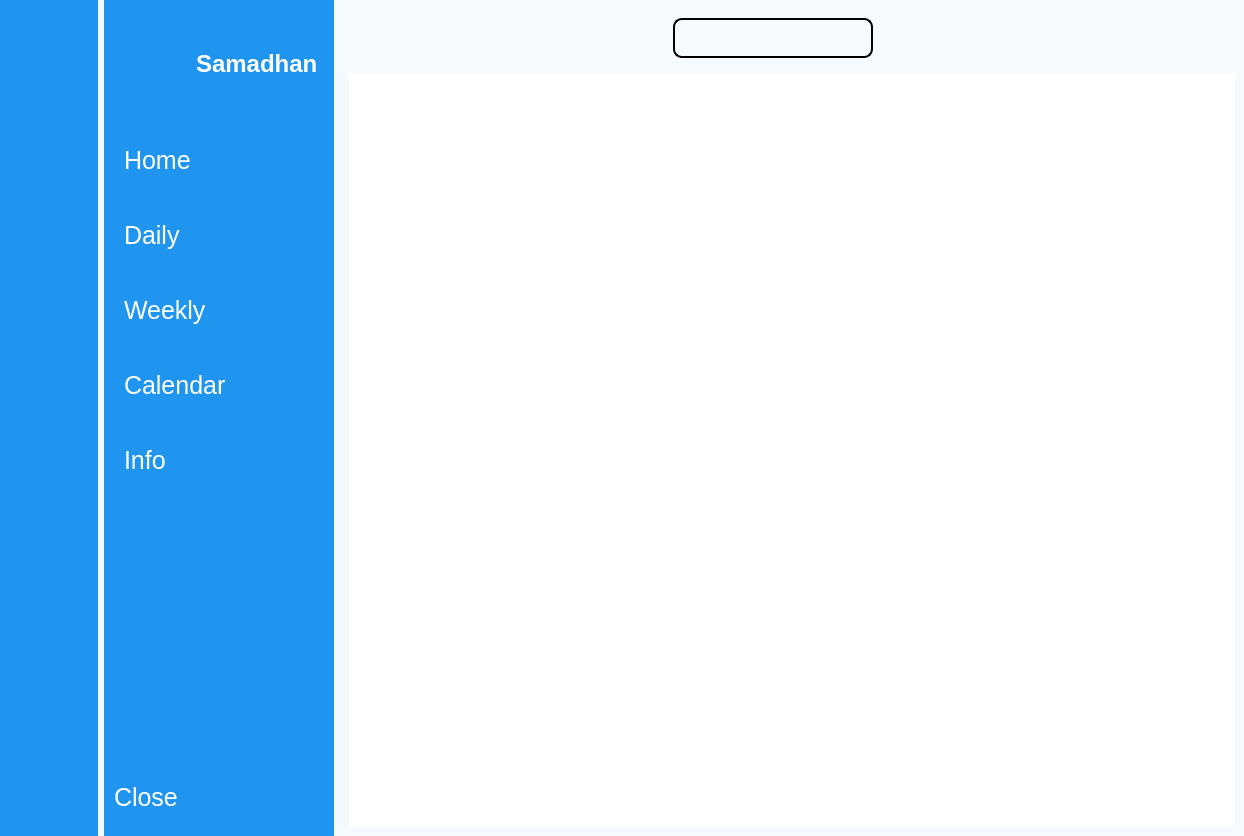
<?xml version="1.0" encoding="UTF-8"?>
<ui version="4.0">
 <class>MainWindow</class>
 <widget class="QMainWindow" name="MainWindow">
  <property name="geometry">
   <rect>
    <x>0</x>
    <y>0</y>
    <width>1244</width>
    <height>836</height>
   </rect>
  </property>
  <property name="windowTitle">
   <string>MainWindow</string>
  </property>
  <property name="styleSheet">
   <string notr="true">background-color: rgb(245, 250, 254);</string>
  </property>
  <widget class="QWidget" name="centralwidget">
   <layout class="QGridLayout" name="gridLayout">
    <property name="leftMargin">
     <number>0</number>
    </property>
    <property name="topMargin">
     <number>0</number>
    </property>
    <property name="rightMargin">
     <number>0</number>
    </property>
    <property name="bottomMargin">
     <number>0</number>
    </property>
    <item row="0" column="0">
     <widget class="QWidget" name="icon_only_widget" native="true">
      <property name="styleSheet">
       <string notr="true">QWidget{	
	background-color: rgb(31, 149, 239);
}
QPushButton{
	color: white;
	height: 60px;
	border:none;
	border-radius: 10px;
}
QPushButton:checked{
	background-color: #F5FAFE;
	color:#1F95EF;
	font-weight:bold;
}</string>
      </property>
      <layout class="QHBoxLayout" name="horizontalLayout_4">
       <item>
        <layout class="QVBoxLayout" name="verticalLayout_3">
         <item>
          <layout class="QHBoxLayout" name="horizontalLayout_3">
           <property name="bottomMargin">
            <number>20</number>
           </property>
           <item>
            <widget class="QLabel" name="profile_pic_1">
             <property name="minimumSize">
              <size>
               <width>80</width>
               <height>80</height>
              </size>
             </property>
             <property name="maximumSize">
              <size>
               <width>40</width>
               <height>40</height>
              </size>
             </property>
             <property name="text">
              <string/>
             </property>
             <property name="pixmap">
              <pixmap>../Images/profile_pic.png</pixmap>
             </property>
             <property name="scaledContents">
              <bool>true</bool>
             </property>
            </widget>
           </item>
          </layout>
         </item>
         <item>
          <layout class="QVBoxLayout" name="verticalLayout">
           <property name="spacing">
            <number>15</number>
           </property>
           <property name="topMargin">
            <number>15</number>
           </property>
           <item>
            <widget class="QPushButton" name="home_1">
             <property name="cursor">
              <cursorShape>PointingHandCursor</cursorShape>
             </property>
             <property name="text">
              <string/>
             </property>
             <property name="icon">
              <iconset>
               <normaloff>../Images/home (2).png</normaloff>
               <normalon>../Images/home (1).png</normalon>
               <selectedon>../Images/home (2).png</selectedon>../Images/home (2).png</iconset>
             </property>
             <property name="iconSize">
              <size>
               <width>40</width>
               <height>40</height>
              </size>
             </property>
             <property name="checkable">
              <bool>true</bool>
             </property>
             <property name="autoExclusive">
              <bool>true</bool>
             </property>
            </widget>
           </item>
           <item>
            <widget class="QPushButton" name="daily_1">
             <property name="cursor">
              <cursorShape>PointingHandCursor</cursorShape>
             </property>
             <property name="text">
              <string/>
             </property>
             <property name="icon">
              <iconset>
               <normaloff>../Images/24-hours.png</normaloff>
               <normalon>../Images/24-hours (1).png</normalon>../Images/24-hours.png</iconset>
             </property>
             <property name="iconSize">
              <size>
               <width>42</width>
               <height>42</height>
              </size>
             </property>
             <property name="checkable">
              <bool>true</bool>
             </property>
             <property name="autoExclusive">
              <bool>true</bool>
             </property>
            </widget>
           </item>
           <item>
            <widget class="QPushButton" name="weekly_1">
             <property name="cursor">
              <cursorShape>PointingHandCursor</cursorShape>
             </property>
             <property name="text">
              <string/>
             </property>
             <property name="icon">
              <iconset>
               <normaloff>../Images/time-left (1).png</normaloff>
               <normalon>../Images/time-left.png</normalon>../Images/time-left (1).png</iconset>
             </property>
             <property name="iconSize">
              <size>
               <width>42</width>
               <height>42</height>
              </size>
             </property>
             <property name="checkable">
              <bool>true</bool>
             </property>
             <property name="autoExclusive">
              <bool>true</bool>
             </property>
            </widget>
           </item>
           <item>
            <widget class="QPushButton" name="calendar_1">
             <property name="cursor">
              <cursorShape>PointingHandCursor</cursorShape>
             </property>
             <property name="text">
              <string/>
             </property>
             <property name="icon">
              <iconset>
               <normaloff>../Images/dates.png</normaloff>
               <normalon>../Images/dates (1).png</normalon>../Images/dates.png</iconset>
             </property>
             <property name="iconSize">
              <size>
               <width>42</width>
               <height>42</height>
              </size>
             </property>
             <property name="checkable">
              <bool>true</bool>
             </property>
             <property name="autoExclusive">
              <bool>true</bool>
             </property>
            </widget>
           </item>
           <item>
            <widget class="QPushButton" name="info_1">
             <property name="cursor">
              <cursorShape>PointingHandCursor</cursorShape>
             </property>
             <property name="text">
              <string/>
             </property>
             <property name="icon">
              <iconset>
               <normaloff>../Images/file (1).png</normaloff>
               <normalon>../Images/file.png</normalon>../Images/file (1).png</iconset>
             </property>
             <property name="iconSize">
              <size>
               <width>42</width>
               <height>42</height>
              </size>
             </property>
             <property name="checkable">
              <bool>true</bool>
             </property>
             <property name="autoExclusive">
              <bool>true</bool>
             </property>
            </widget>
           </item>
          </layout>
         </item>
         <item>
          <spacer name="verticalSpacer_3">
           <property name="orientation">
            <enum>Qt::Vertical</enum>
           </property>
           <property name="sizeHint" stdset="0">
            <size>
             <width>20</width>
             <height>448</height>
            </size>
           </property>
          </spacer>
         </item>
         <item>
          <widget class="QPushButton" name="close_1">
           <property name="cursor">
            <cursorShape>PointingHandCursor</cursorShape>
           </property>
           <property name="styleSheet">
            <string notr="true"/>
           </property>
           <property name="text">
            <string/>
           </property>
           <property name="icon">
            <iconset>
             <normaloff>../Images/log_out_white.png</normaloff>
             <normalon>../Images/log_out.png</normalon>../Images/log_out_white.png</iconset>
           </property>
           <property name="iconSize">
            <size>
             <width>42</width>
             <height>42</height>
            </size>
           </property>
          </widget>
         </item>
        </layout>
       </item>
      </layout>
     </widget>
    </item>
    <item row="0" column="1">
     <widget class="QWidget" name="icon_name_widget" native="true">
      <property name="styleSheet">
       <string notr="true">QWidget{	
	background-color: rgb(31, 149, 239);
	color:white;
}
QPushButton{
	color: white;
	text-align: left;
	height: 60px;
	border: none;
	padding-left: 10px;
	border-top-left-radius:10px;
	border-bottom-left-radius:10px;

}
QPushButton:checked{
	background-color: #F5FAFE;
	color:#1F95EF;
	font-weight:bold;
}</string>
      </property>
      <layout class="QVBoxLayout" name="verticalLayout_4">
       <property name="leftMargin">
        <number>0</number>
       </property>
       <item>
        <layout class="QHBoxLayout" name="horizontalLayout_2">
         <property name="rightMargin">
          <number>0</number>
         </property>
         <property name="bottomMargin">
          <number>20</number>
         </property>
         <item>
          <widget class="QLabel" name="profile_pic_2">
           <property name="minimumSize">
            <size>
             <width>80</width>
             <height>80</height>
            </size>
           </property>
           <property name="maximumSize">
            <size>
             <width>40</width>
             <height>40</height>
            </size>
           </property>
           <property name="styleSheet">
            <string notr="true">padding-left:5px;</string>
           </property>
           <property name="text">
            <string/>
           </property>
           <property name="pixmap">
            <pixmap>../Images/profile_pic.png</pixmap>
           </property>
           <property name="scaledContents">
            <bool>true</bool>
           </property>
          </widget>
         </item>
         <item>
          <widget class="QLabel" name="Samadhan_title">
           <property name="font">
            <font>
             <pointsize>18</pointsize>
             <weight>75</weight>
             <bold>true</bold>
            </font>
           </property>
           <property name="styleSheet">
            <string notr="true">padding-top:30px;
</string>
           </property>
           <property name="text">
            <string>Samadhan</string>
           </property>
          </widget>
         </item>
        </layout>
       </item>
       <item>
        <layout class="QVBoxLayout" name="verticalLayout_2">
         <property name="spacing">
          <number>15</number>
         </property>
         <property name="leftMargin">
          <number>10</number>
         </property>
         <property name="topMargin">
          <number>15</number>
         </property>
         <item>
          <widget class="QPushButton" name="home_2">
           <property name="font">
            <font>
             <pointsize>-1</pointsize>
            </font>
           </property>
           <property name="cursor">
            <cursorShape>PointingHandCursor</cursorShape>
           </property>
           <property name="layoutDirection">
            <enum>Qt::LeftToRight</enum>
           </property>
           <property name="styleSheet">
            <string notr="true">font-size:25px;</string>
           </property>
           <property name="text">
            <string>Home</string>
           </property>
           <property name="icon">
            <iconset>
             <normaloff>../Images/home (2).png</normaloff>
             <normalon>../Images/home (1).png</normalon>../Images/home (2).png</iconset>
           </property>
           <property name="iconSize">
            <size>
             <width>40</width>
             <height>40</height>
            </size>
           </property>
           <property name="checkable">
            <bool>true</bool>
           </property>
           <property name="autoExclusive">
            <bool>true</bool>
           </property>
          </widget>
         </item>
         <item>
          <widget class="QPushButton" name="Daily_2">
           <property name="font">
            <font>
             <pointsize>-1</pointsize>
            </font>
           </property>
           <property name="cursor">
            <cursorShape>PointingHandCursor</cursorShape>
           </property>
           <property name="styleSheet">
            <string notr="true">font-size:25px;</string>
           </property>
           <property name="text">
            <string>Daily</string>
           </property>
           <property name="icon">
            <iconset>
             <normaloff>../Images/24-hours.png</normaloff>
             <normalon>../Images/24-hours (1).png</normalon>../Images/24-hours.png</iconset>
           </property>
           <property name="iconSize">
            <size>
             <width>40</width>
             <height>40</height>
            </size>
           </property>
           <property name="checkable">
            <bool>true</bool>
           </property>
           <property name="autoExclusive">
            <bool>true</bool>
           </property>
          </widget>
         </item>
         <item>
          <widget class="QPushButton" name="weekly_2">
           <property name="font">
            <font>
             <pointsize>-1</pointsize>
            </font>
           </property>
           <property name="cursor">
            <cursorShape>PointingHandCursor</cursorShape>
           </property>
           <property name="styleSheet">
            <string notr="true">font-size:25px;</string>
           </property>
           <property name="text">
            <string>Weekly</string>
           </property>
           <property name="icon">
            <iconset>
             <normaloff>../Images/time-left (1).png</normaloff>
             <normalon>../Images/time-left.png</normalon>../Images/time-left (1).png</iconset>
           </property>
           <property name="iconSize">
            <size>
             <width>40</width>
             <height>40</height>
            </size>
           </property>
           <property name="checkable">
            <bool>true</bool>
           </property>
           <property name="autoExclusive">
            <bool>true</bool>
           </property>
          </widget>
         </item>
         <item>
          <widget class="QPushButton" name="calendar_2">
           <property name="font">
            <font>
             <pointsize>-1</pointsize>
            </font>
           </property>
           <property name="cursor">
            <cursorShape>PointingHandCursor</cursorShape>
           </property>
           <property name="styleSheet">
            <string notr="true">font-size:25px;</string>
           </property>
           <property name="text">
            <string>Calendar </string>
           </property>
           <property name="icon">
            <iconset>
             <normaloff>../Images/dates.png</normaloff>
             <normalon>../Images/dates (1).png</normalon>../Images/dates.png</iconset>
           </property>
           <property name="iconSize">
            <size>
             <width>40</width>
             <height>40</height>
            </size>
           </property>
           <property name="checkable">
            <bool>true</bool>
           </property>
           <property name="autoExclusive">
            <bool>true</bool>
           </property>
          </widget>
         </item>
         <item>
          <widget class="QPushButton" name="info_2">
           <property name="font">
            <font>
             <pointsize>-1</pointsize>
            </font>
           </property>
           <property name="cursor">
            <cursorShape>PointingHandCursor</cursorShape>
           </property>
           <property name="styleSheet">
            <string notr="true">font-size:25px;</string>
           </property>
           <property name="text">
            <string>Info</string>
           </property>
           <property name="icon">
            <iconset>
             <normaloff>../Images/file (1).png</normaloff>
             <normalon>../Images/file.png</normalon>../Images/file (1).png</iconset>
           </property>
           <property name="iconSize">
            <size>
             <width>40</width>
             <height>40</height>
            </size>
           </property>
           <property name="checkable">
            <bool>true</bool>
           </property>
           <property name="autoExclusive">
            <bool>true</bool>
           </property>
          </widget>
         </item>
        </layout>
       </item>
       <item>
        <spacer name="verticalSpacer_2">
         <property name="orientation">
          <enum>Qt::Vertical</enum>
         </property>
         <property name="sizeHint" stdset="0">
          <size>
           <width>20</width>
           <height>358</height>
          </size>
         </property>
        </spacer>
       </item>
       <item>
        <widget class="QPushButton" name="close_2">
         <property name="cursor">
          <cursorShape>PointingHandCursor</cursorShape>
         </property>
         <property name="styleSheet">
          <string notr="true">font-size:25px;
padding-left:10px;</string>
         </property>
         <property name="text">
          <string>Close</string>
         </property>
         <property name="icon">
          <iconset>
           <normaloff>../Images/log_out_white.png</normaloff>
           <normalon>../Images/log_out.png</normalon>../Images/log_out_white.png</iconset>
         </property>
         <property name="iconSize">
          <size>
           <width>40</width>
           <height>40</height>
          </size>
         </property>
        </widget>
       </item>
      </layout>
     </widget>
    </item>
    <item row="0" column="2">
     <widget class="QWidget" name="main_menu" native="true">
      <layout class="QVBoxLayout" name="verticalLayout_5">
       <item>
        <widget class="QWidget" name="header_widget" native="true">
         <property name="styleSheet">
          <string notr="true">border:none;</string>
         </property>
         <layout class="QHBoxLayout" name="horizontalLayout_5">
          <item>
           <widget class="QPushButton" name="Menu">
            <property name="cursor">
             <cursorShape>PointingHandCursor</cursorShape>
            </property>
            <property name="text">
             <string/>
            </property>
            <property name="icon">
             <iconset>
              <normaloff>../Images/menu.png</normaloff>../Images/menu.png</iconset>
            </property>
            <property name="iconSize">
             <size>
              <width>40</width>
              <height>40</height>
             </size>
            </property>
            <property name="checkable">
             <bool>true</bool>
            </property>
           </widget>
          </item>
          <item>
           <spacer name="horizontalSpacer">
            <property name="orientation">
             <enum>Qt::Horizontal</enum>
            </property>
            <property name="sizeHint" stdset="0">
             <size>
              <width>277</width>
              <height>20</height>
             </size>
            </property>
           </spacer>
          </item>
          <item>
           <layout class="QHBoxLayout" name="horizontalLayout">
            <item>
             <widget class="QLineEdit" name="search_bar">
              <property name="sizePolicy">
               <sizepolicy hsizetype="Expanding" vsizetype="Fixed">
                <horstretch>0</horstretch>
                <verstretch>0</verstretch>
               </sizepolicy>
              </property>
              <property name="minimumSize">
               <size>
                <width>200</width>
                <height>40</height>
               </size>
              </property>
              <property name="maximumSize">
               <size>
                <width>400</width>
                <height>16777215</height>
               </size>
              </property>
              <property name="font">
               <font>
                <family>Times New Roman</family>
                <pointsize>-1</pointsize>
               </font>
              </property>
              <property name="styleSheet">
               <string notr="true">border:2px solid #000;
border-radius: 9px;
font-family: Times New Roman;
font-size:22px;
padding-left:5px;</string>
              </property>
             </widget>
            </item>
            <item>
             <widget class="QPushButton" name="search">
              <property name="cursor">
               <cursorShape>PointingHandCursor</cursorShape>
              </property>
              <property name="text">
               <string/>
              </property>
              <property name="icon">
               <iconset>
                <normaloff>../Images/search.png</normaloff>../Images/search.png</iconset>
              </property>
              <property name="iconSize">
               <size>
                <width>40</width>
                <height>40</height>
               </size>
              </property>
             </widget>
            </item>
           </layout>
          </item>
          <item>
           <spacer name="horizontalSpacer_2">
            <property name="orientation">
             <enum>Qt::Horizontal</enum>
            </property>
            <property name="sizeHint" stdset="0">
             <size>
              <width>277</width>
              <height>20</height>
             </size>
            </property>
           </spacer>
          </item>
          <item>
           <widget class="QPushButton" name="pfp_logo">
            <property name="text">
             <string/>
            </property>
            <property name="icon">
             <iconset>
              <normaloff>../Images/image.png</normaloff>../Images/image.png</iconset>
            </property>
            <property name="iconSize">
             <size>
              <width>30</width>
              <height>30</height>
             </size>
            </property>
           </widget>
          </item>
         </layout>
        </widget>
       </item>
       <item>
        <widget class="QStackedWidget" name="stackedWidget">
         <property name="font">
          <font>
           <family>Georgia</family>
          </font>
         </property>
         <property name="styleSheet">
          <string notr="true">background-color: white;</string>
         </property>
         <widget class="QWidget" name="page"/>
         <widget class="QWidget" name="page_2"/>
        </widget>
       </item>
      </layout>
     </widget>
    </item>
   </layout>
  </widget>
 </widget>
 <resources/>
 <connections>
  <connection>
   <sender>Menu</sender>
   <signal>toggled(bool)</signal>
   <receiver>icon_only_widget</receiver>
   <slot>setHidden(bool)</slot>
   <hints>
    <hint type="sourcelabel">
     <x>298</x>
     <y>52</y>
    </hint>
    <hint type="destinationlabel">
     <x>58</x>
     <y>508</y>
    </hint>
   </hints>
  </connection>
  <connection>
   <sender>Menu</sender>
   <signal>toggled(bool)</signal>
   <receiver>icon_name_widget</receiver>
   <slot>setVisible(bool)</slot>
   <hints>
    <hint type="sourcelabel">
     <x>298</x>
     <y>52</y>
    </hint>
    <hint type="destinationlabel">
     <x>238</x>
     <y>653</y>
    </hint>
   </hints>
  </connection>
  <connection>
   <sender>info_1</sender>
   <signal>toggled(bool)</signal>
   <receiver>info_2</receiver>
   <slot>setChecked(bool)</slot>
   <hints>
    <hint type="sourcelabel">
     <x>42</x>
     <y>427</y>
    </hint>
    <hint type="destinationlabel">
     <x>176</x>
     <y>426</y>
    </hint>
   </hints>
  </connection>
  <connection>
   <sender>calendar_1</sender>
   <signal>toggled(bool)</signal>
   <receiver>calendar_2</receiver>
   <slot>setChecked(bool)</slot>
   <hints>
    <hint type="sourcelabel">
     <x>39</x>
     <y>295</y>
    </hint>
    <hint type="destinationlabel">
     <x>194</x>
     <y>351</y>
    </hint>
   </hints>
  </connection>
  <connection>
   <sender>weekly_1</sender>
   <signal>toggled(bool)</signal>
   <receiver>weekly_2</receiver>
   <slot>setChecked(bool)</slot>
   <hints>
    <hint type="sourcelabel">
     <x>33</x>
     <y>231</y>
    </hint>
    <hint type="destinationlabel">
     <x>104</x>
     <y>221</y>
    </hint>
   </hints>
  </connection>
  <connection>
   <sender>daily_1</sender>
   <signal>toggled(bool)</signal>
   <receiver>Daily_2</receiver>
   <slot>setChecked(bool)</slot>
   <hints>
    <hint type="sourcelabel">
     <x>46</x>
     <y>160</y>
    </hint>
    <hint type="destinationlabel">
     <x>101</x>
     <y>160</y>
    </hint>
   </hints>
  </connection>
  <connection>
   <sender>home_1</sender>
   <signal>toggled(bool)</signal>
   <receiver>home_2</receiver>
   <slot>setChecked(bool)</slot>
   <hints>
    <hint type="sourcelabel">
     <x>33</x>
     <y>99</y>
    </hint>
    <hint type="destinationlabel">
     <x>103</x>
     <y>95</y>
    </hint>
   </hints>
  </connection>
  <connection>
   <sender>home_2</sender>
   <signal>toggled(bool)</signal>
   <receiver>home_1</receiver>
   <slot>setChecked(bool)</slot>
   <hints>
    <hint type="sourcelabel">
     <x>90</x>
     <y>71</y>
    </hint>
    <hint type="destinationlabel">
     <x>40</x>
     <y>75</y>
    </hint>
   </hints>
  </connection>
  <connection>
   <sender>Daily_2</sender>
   <signal>toggled(bool)</signal>
   <receiver>daily_1</receiver>
   <slot>setChecked(bool)</slot>
   <hints>
    <hint type="sourcelabel">
     <x>163</x>
     <y>201</y>
    </hint>
    <hint type="destinationlabel">
     <x>30</x>
     <y>202</y>
    </hint>
   </hints>
  </connection>
  <connection>
   <sender>weekly_2</sender>
   <signal>toggled(bool)</signal>
   <receiver>weekly_1</receiver>
   <slot>setChecked(bool)</slot>
   <hints>
    <hint type="sourcelabel">
     <x>168</x>
     <y>276</y>
    </hint>
    <hint type="destinationlabel">
     <x>48</x>
     <y>277</y>
    </hint>
   </hints>
  </connection>
  <connection>
   <sender>calendar_2</sender>
   <signal>toggled(bool)</signal>
   <receiver>calendar_1</receiver>
   <slot>setChecked(bool)</slot>
   <hints>
    <hint type="sourcelabel">
     <x>167</x>
     <y>351</y>
    </hint>
    <hint type="destinationlabel">
     <x>37</x>
     <y>352</y>
    </hint>
   </hints>
  </connection>
  <connection>
   <sender>info_2</sender>
   <signal>toggled(bool)</signal>
   <receiver>info_1</receiver>
   <slot>setChecked(bool)</slot>
   <hints>
    <hint type="sourcelabel">
     <x>170</x>
     <y>426</y>
    </hint>
    <hint type="destinationlabel">
     <x>23</x>
     <y>427</y>
    </hint>
   </hints>
  </connection>
  <connection>
   <sender>close_1</sender>
   <signal>pressed()</signal>
   <receiver>MainWindow</receiver>
   <slot>close()</slot>
   <hints>
    <hint type="sourcelabel">
     <x>30</x>
     <y>799</y>
    </hint>
    <hint type="destinationlabel">
     <x>29</x>
     <y>867</y>
    </hint>
   </hints>
  </connection>
  <connection>
   <sender>close_2</sender>
   <signal>pressed()</signal>
   <receiver>MainWindow</receiver>
   <slot>close()</slot>
   <hints>
    <hint type="sourcelabel">
     <x>134</x>
     <y>786</y>
    </hint>
    <hint type="destinationlabel">
     <x>137</x>
     <y>872</y>
    </hint>
   </hints>
  </connection>
 </connections>
</ui>
